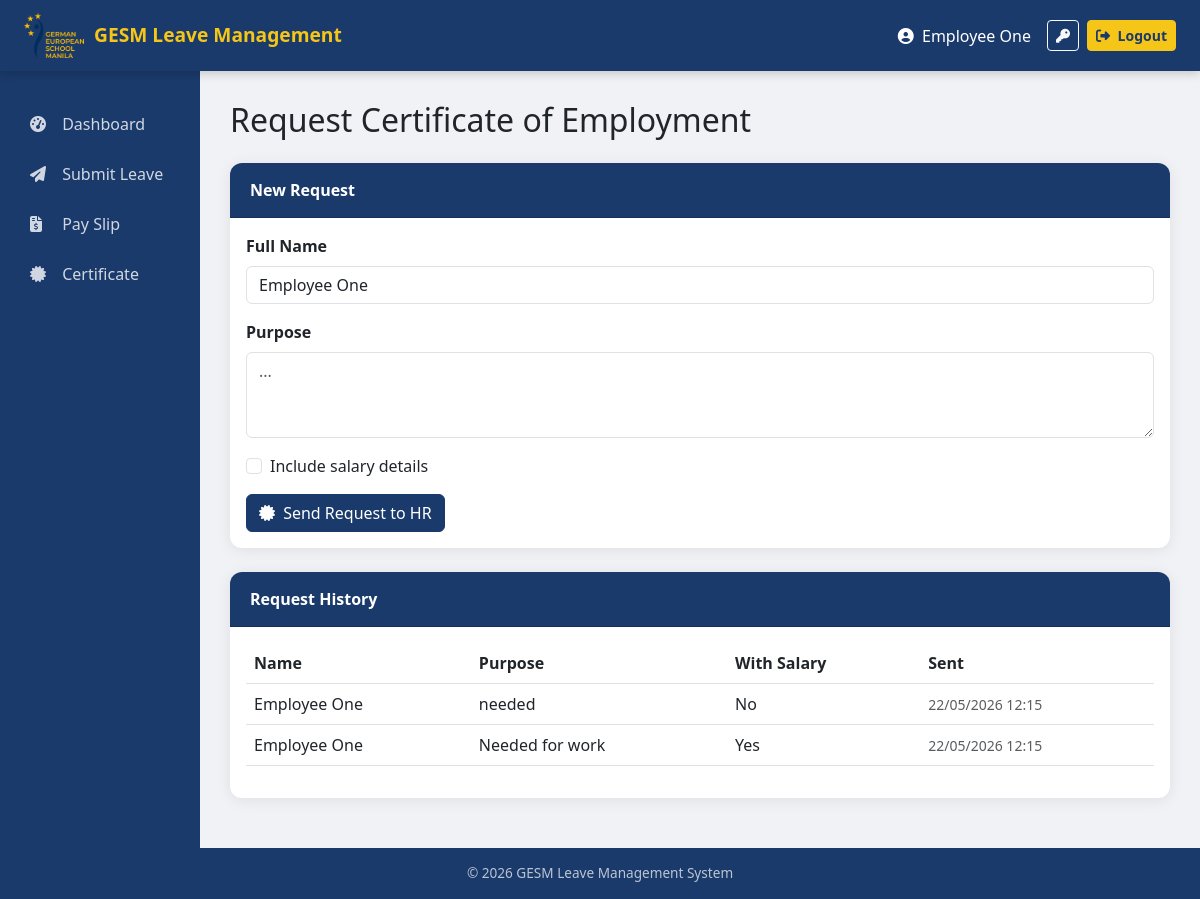
The page /dashboard/certificate/ (signed in) on the database as committed earlier.
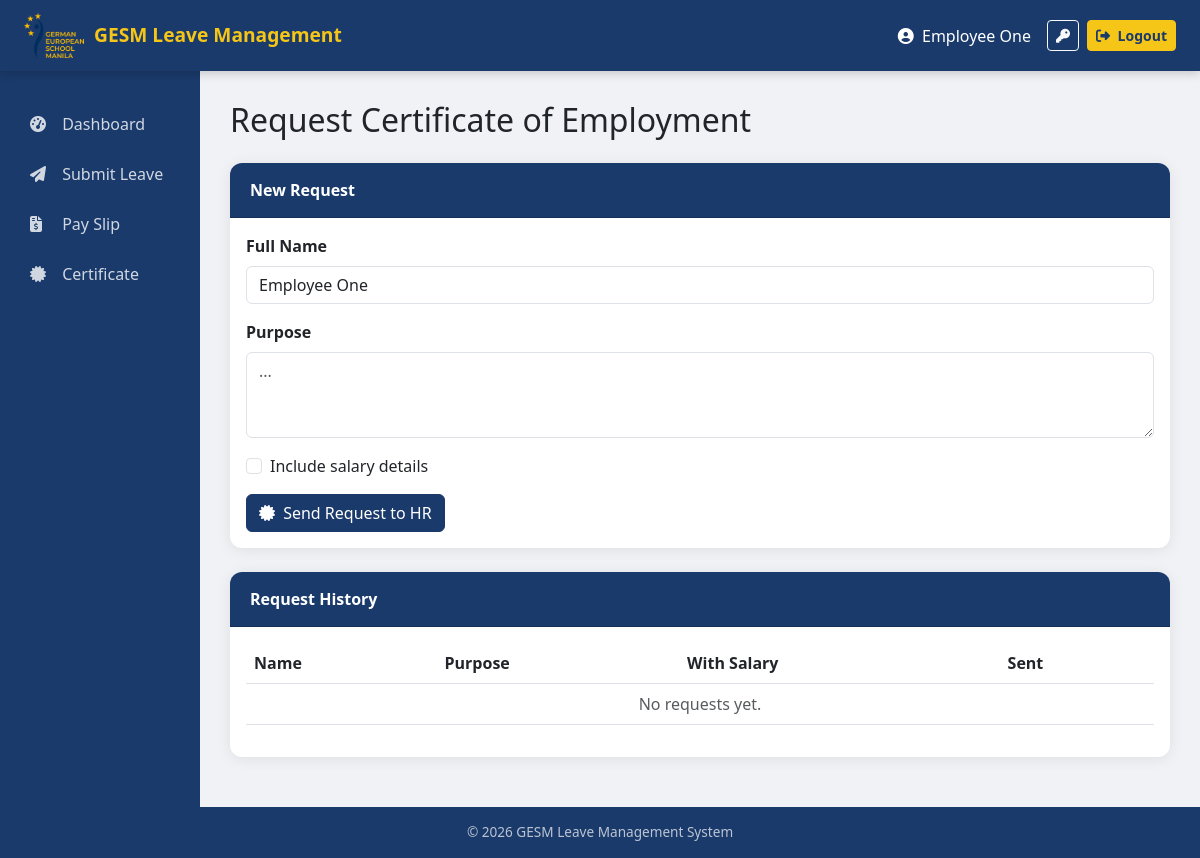
The same page on the database as committed later.
### dashboard/models.py (models this page shows, shortened)
class CertificateRequest(models.Model):
    user = models.ForeignKey(settings.AUTH_USER_MODEL, on_delete=models.CASCADE)
    full_name = models.CharField(max_length=200)
    purpose = models.TextField()
    with_salary = models.BooleanField(default=False)
    sent_at = models.DateTimeField(auto_now_add=True)

### dashboard/views.py (the view, shortened to what this page needs)
# urls.py: path('certificate/', CertificateView.as_view(), name='certificate'),
class CertificateView(LoginRequiredMixin, View):
    ALLOWED_ROLES = ['teacher', 'admin', 'head_of_department', 'head_of_school']
    def get(self, request):
        if request.user.role not in self.ALLOWED_ROLES:
            return redirect('dashboard')
        history = CertificateRequest.objects.filter(user=request.user).order_by('-sent_at')
        return render(request, 'dashboard/certificate.html', {'history': history})

### dashboard/templates/dashboard/certificate.html
{% extends 'base.html' %}
{% block content %}
<h2 class='mb-4'>Request Certificate of Employment</h2>
<div class='card mb-4'>
  <div class='card-header'>New Request</div>
  <div class='card-body'>
    <form method='post'>{% csrf_token %}
      <div class='mb-3'>
        <label class='form-label fw-bold'>Full Name</label>
        <input name='full_name' class='form-control'
          value='{{ request.user.first_name }} {{ request.user.last_name }}' required>
      </div>
      <div class='mb-3'>
        <label class='form-label fw-bold'>Purpose</label>
        <textarea name='purpose' class='form-control' rows='3'
          placeholder='...' required></textarea>
      </div>
      <div class='mb-3 form-check'>
        <input type='checkbox' class='form-check-input' name='with_salary' id='with_salary'>
        <label class='form-check-label' for='with_salary'>
          Include salary details
        </label>
      </div>
      <button type='submit' class='btn btn-primary'>
        <i class='fas fa-certificate me-1'></i> Send Request to HR
      </button>
    </form>
  </div>
</div>
<div class='card'>
  <div class='card-header'>Request History</div>
  <div class='card-body'>
    <table class='table table-hover'>
      <thead><tr>
        <th>Name</th><th>Purpose</th><th>With Salary</th><th>Sent</th>
      </tr></thead>
      <tbody>
        {% for r in history %}
        <tr>
          <td>{{ r.full_name }}</td>
          <td>{{ r.purpose }}</td>
          <td>{% if r.with_salary %}Yes{% else %}No{% endif %}</td>
<td><small class='text-muted'>{{ r.sent_at|date:'d/m/Y H:i' }}</small></td>
</tr>
{% empty %}
<tr><td colspan='4' class='text-center text-muted'>No requests yet.</td></tr>
{% endfor %}
</tbody>
</table>
</div>
</div>
{% endblock %}

Rows that differ between the two databases and show on the page:
removed CertificateRequest: full_name "Employee One", purpose "needed", with_salary "No", sent_at "22/05/2026 12:15"
removed CertificateRequest: full_name "Employee One", purpose "Needed for work", with_salary "Yes", sent_at "22/05/2026 12:15"
Other text that changed with them:
text now shown: "No requests yet."
